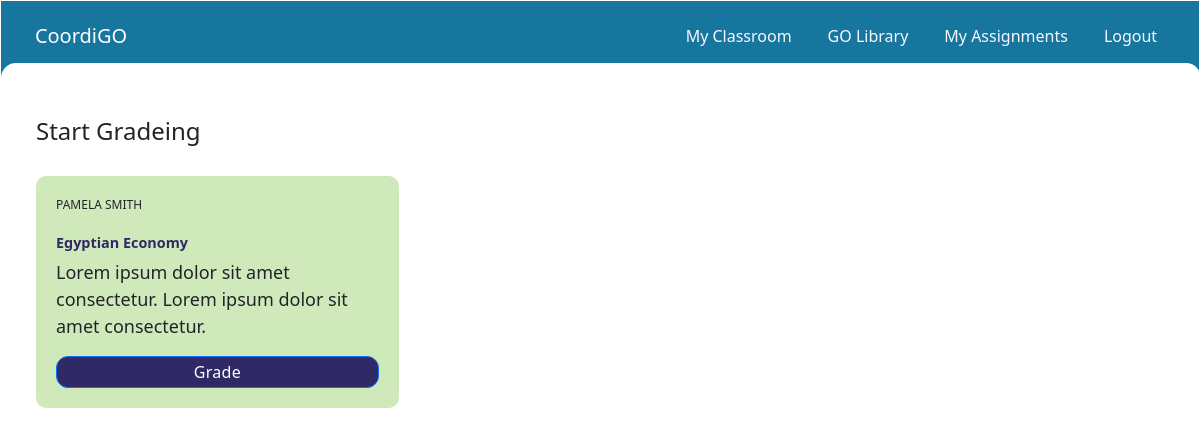
The app's page /grades (signed in) with its own data.
### coordi/models.py (models this page shows, shortened)
class Assignments(models.Model):
    student_id = models.ForeignKey(User, on_delete=models.CASCADE, default="")
    go_id = models.ForeignKey(CustomGO, on_delete=models.CASCADE, default="")
    assigned = models.DateTimeField(blank=True, null=True, verbose_name='assigned')
    completed = models.DateTimeField(blank=True, null=True, verbose_name='completed')
    graded = models.DateTimeField(blank=True, null=True, verbose_name='graded')
    grade = models.CharField(max_length=1, default="", null=True, blank=True)

class User(AbstractUser):
    user_type = models.CharField(choices=User_Types, max_length=60, default="")

class CustomGO(models.Model):
    type = models.CharField(choices=GO_Types, max_length=64, default="")
    name = models.CharField(max_length=64, default="")
    instruction = models.CharField(max_length=320, default="")
    numRows = models.IntegerField(blank=True, null=True)
    col1Title = models.CharField(max_length=64, default="")
    col2Title = models.CharField(max_length=64, default="")

### coordi/views.py (the view)
# urls.py: path("grades", views.grades, name="grades"),
@login_required
def grades(request):
    assignments = Assignments.objects.all()
    toGrade = []
    for assignment in assignments:
        if assignment.completed != None and assignment.graded == None:
            toGrade.append(assignment)
        student = User.objects.get(pk = assignment.student_id.id)
        assignment.student_first = student.first_name
        assignment.student_last = student.last_name
        go = CustomGO.objects.get(pk = assignment.go_id.id)
        assignment.title = go.name
    return render(request, "coordi/grades.html", {
        "toGrade" : toGrade,
        "toGradeCount" : len(toGrade),
        })

### coordi/templates/coordi/grades.html (shortened to what this page needs)
{% extends "coordi/layout.html" %}
{% block nav %}
    {% include "coordi/navTeacher.html" %}
{% endblock %}
{% block body %}
    <h1>Start Gradeing</h1>
    <div class="grid-dash">
        {% for assignment in toGrade %}
        <div>
            <p>{{assignment.student_first}} {{assignment.student_last}}</p>
            <h2>{{assignment.title}}</h2>
            <p>Lorem ipsum dolor sit amet consectetur. Lorem ipsum dolor sit amet consectetur.</p>
            <button class="btn btn-primary btn-teacher">
                <a href="{% url 'grade_template' assignment.id %}">Grade</a>
            </button>
        </div>
        {% endfor %}
    </div>
{% endblock %}

### coordi/static/coordi/styles.css (style rules this page uses)
:root { --color-top-nav: #16769d; --color-login-gray: #d2cfc1; --color-teacher-classtoom: #F6E2A8; --color-go-library: #BBECFD; --color-go-blue-light: #E2F6FE; --color-assignments-teacher: #D0E9BA; --color-teacher-button: #2F2965; }
body { background: white; margin: 3%; }
h1 { font-size: 1.5rem; font-weight: 500; margin-bottom: 30px; z-index: 1; position: relative; }
h2 { font-size: calc(1rem + .5vw); color: var(--color-teacher-button); margin-top: 20px; }
p { font-size: 18px; max-width: 750px; }
button, input { width: -webkit-fill-available; }
.btn-teacher, .btn-edit, .btn-action, .btn-assign { color: white; background: var(--color-teacher-button); border-radius: 12px; padding: 3px; font-size: 16px; letter-spacing: 0.3px; margin-top: auto; }
.btn a { color: white; text-decoration: none; }
.grid-dash, .grid-profile, .grid-assignments { display: grid; grid-template-columns: 1fr; gap: 20px; }
.grid-dash p:first-child, .grid-assignments p:first-child { margin-bottom: 0px; font-size: 12px; text-transform: uppercase; font-weight: 300; }
.grid-profile h2, .grid-dash h2, .grid-assignments h2 { font-size: .9rem; font-weight: 600; }
.grid-profile div, .grid-dash div, .grid-assignments div { display: flex; flex-direction: column; padding: 20px; border-radius: 10px; }
.grid-dash div:first-child, .grid-assignments div { background: var(--color-teacher-classtoom); }
.grid-dash div:last-child { background: var(--color-assignments-teacher); }
.grid-dash button a, .grid-assignments button a { color: white; text-decoration: none; }
@media (min-width: 750px) { .grid-dash, .grid-profile, .grid-assignments { grid-template-columns: 1fr 1fr 1fr; } }

### records on screen
Assignments: student_first "PAMELA", student_last "SMITH", title "Egyptian Economy"
